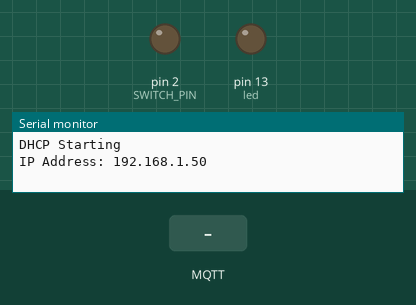
Bench run of a sketch on a simulated Arduino Uno, built for the host (arithmetic inside an expression is 32-bit, double 64-bit). Parts: output pins drawn as LEDs (lit = HIGH), the last lines printed to the serial monitor. Inputs (shaded band) come from the test bench. WiFi joins after 1.5 s; servers stay silent unless stated; random numbers use the default seed unless the sketch sets one; no MQTT or app messages arrive unless stated.

Above: at 2.7 s.
2.8 s: MQTT message "1" arrives on the first subscribed topic
At 2.96 s:
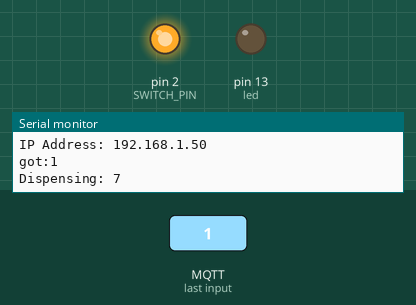
4.6 s: MQTT message "on" arrives on the first subscribed topic
At 5.9 s:
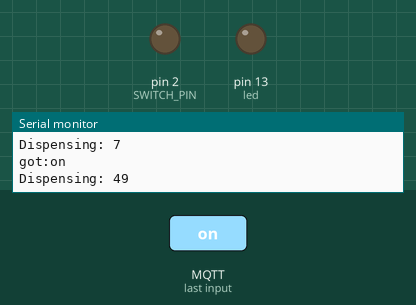
6.1 s: MQTT message "0" arrives on the first subscribed topic
At 6.5 s:
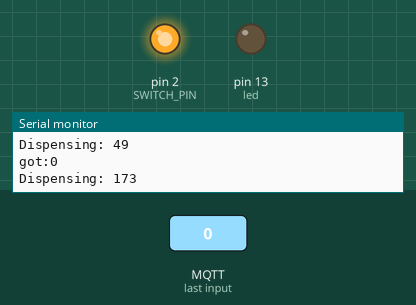
9.1 s: MQTT message "2" arrives on the first subscribed topic
At 11.2 s:
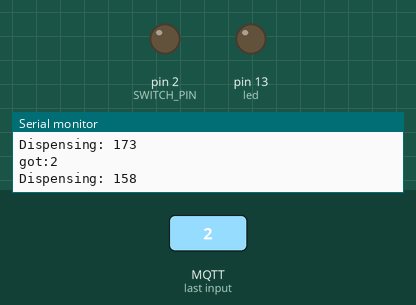
Timing chart, 0 to 12.7 s (numbered marks = the images above; inputs shaded):
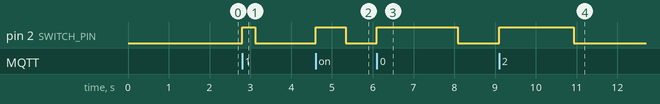

Measured:
- after the input at 2.8 s, pin 2 (SWITCH_PIN): LOW → HIGH at once, → LOW 0.32 s later
- after the input at 4.6 s, pin 2 (SWITCH_PIN): LOW → HIGH at once, → LOW 0.74 s later
- after the input at 6.1 s, pin 2 (SWITCH_PIN): LOW → HIGH at once, → LOW 2.0 s later
- after the input at 9.1 s, pin 2 (SWITCH_PIN): LOW → HIGH at once, → LOW 1.8 s later

The sketch:

mqtt_gum_ball.ino
```cpp
// **** Headers **** //

#include <SPI.h>
#include <Ethernet.h>
#include <PubSubClient.h>
#include <EEPROM.h>

// **** Defines **** //

#define SWITCH_PIN 2

// **** Globals **** //

// IP //
byte mac[]    = {  0x90, 0xA2, 0xDA, 0x00, 0x00, 0x05 };
byte server[] = { 130, 102, 129, 175 };
EthernetClient ethClient;

// mqtt //
static char topic[80];
static char clientId[80];

// General //
int led = 13;
int motorSwitch = 0;
const int MSG_LEN = 80;
long randNumber;
String strPayload;

// **** Prototypes **** //

void callback(char* topic, byte* payload, unsigned int length);

// **** Callback Functions **** //

PubSubClient client(server, 1883, callback, ethClient);

// **** Callback **** //

// callback for message received on arduinoInTopic
void callback(char* topic, byte* payload, unsigned int length) {

	Serial.print("got:");

	int number = 0;

	payload[length] = '\0';
	String strPayload = String((char*)payload);
	Serial.println(strPayload);

	if((strPayload.equals("2:1:0:0:4:ed:99:ba:49"))) {
		// if it matches a certain thing, do not dispense
		randNumber = 0;
	}
	else if(length) {
		// else, dispense, randomly
		randNumber = random(300);
	}
	else {
		client.publish("gumballlog","GumBall: Incompatable Message");
	}

	// convert to an int
	motorSwitch = (int) randNumber;
        randNumber = 0;

	// some debugging
	Serial.print("Dispensing: ");
	Serial.println(motorSwitch);
}

void setup()
{
	// setup Pin
	pinMode(SWITCH_PIN, OUTPUT);
	digitalWrite(SWITCH_PIN, LOW);

	// initilise all the stuff
	Serial.begin(9600);
	static char IPstring[80];

	// start DHCP
	pinMode(led, OUTPUT);
	Serial.print("DHCP Starting");
	while(Ethernet.begin(mac) == 0) {
		digitalWrite(led, HIGH);
		Serial.print("No DHCP yet... retrying");
		delay(1000);
		digitalWrite(led,LOW);
	}

	// DHCP finished, print results
	Serial.print("\nIP Address: ");
	sprintf(IPstring, "%u.%u.%u.%u", Ethernet.localIP()[0], Ethernet.localIP()[1], Ethernet.localIP()[2], Ethernet.localIP()[3]);
	Serial.println(IPstring);

	// sub and pub on topics
	if (client.connect("GumBall")) {
		client.publish("gumballlog","GumBall Connected");
		client.subscribe("ait");
	}
}

void loop()
{
	// check that connection to the mqqt server is live
	if(!client.connected()) {
		if(!client.connect("GumBall")) {
			delay(1000);
			return;
		}
                // reconnect
                client.publish("gumballlog","GumBall Reconnected");
		client.subscribe("ait");
	}

	// loop mqtt
	client.loop();

	if(motorSwitch) {
		digitalWrite(SWITCH_PIN, HIGH);
		delay((motorSwitch*10) + 250) ;
		motorSwitch = 0;
	} else {
		digitalWrite(SWITCH_PIN, LOW);
	}
}
```
